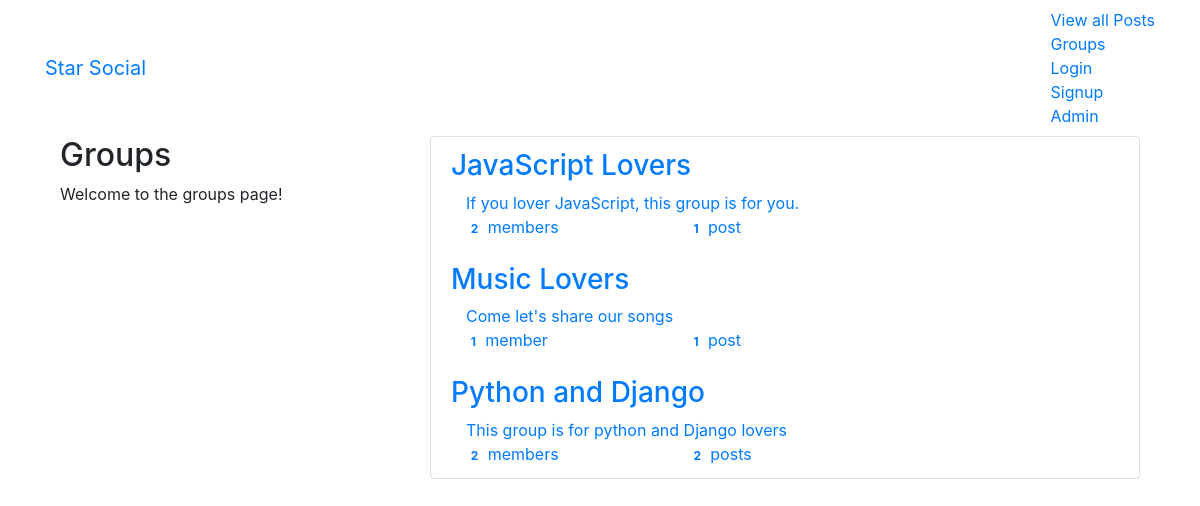
The app's page /groups/ with its own data.
### groups/models.py (models this page shows, shortened)
class Group(models.Model):
    name = models.CharField(max_length=255, unique=True)
    slug = models.SlugField(allow_unicode=True, unique=True)
    description = models.TextField(blank=True, default='')
    description_html = models.TextField(editable=False, default='', blank=True)
    members = models.ManyToManyField(User, through='GroupMember')
    class Meta:
        ordering = ['name']

### groups/views.py (the view)
# urls.py: path('', views.ListGroups.as_view(), name='all'),
class ListGroups(generic.ListView):
    model = Group

### groups/templates/groups/group_list.html (shortened to what this page needs)
{% extends 'groups/group_base.html' %}
{% block pregroup %}
    <div class='col-md-4'>
        <div class='content'>
            <h2>Groups</h2>
                <p>Welcome to the groups page!</p>
        </div>
    </div>
{% endblock %}
{% block group_content %}
    <div class="col-md-8">
        <div class="list-group">
            {% for group in object_list %}
                <a href="{% url 'groups:single' slug=group.slug %}" class="list-group-item">
                    <h3 class="title list_group-item-heading">{{ group.name }}</h3>
                    <div class="list-group-item-text container-fluid">
                        {{ group.description_html|safe }}
                        <div class="row">
                            <div class="col-md-4">
                                <span class="badge">{{ group.members.count }}</span>
                                member{{ group.members.count|pluralize }}
                            </div>
                            <div class="col-md-4">
                                <span class="badge">{{ group.posts.count }}</span>
                                post{{ group.posts.count|pluralize }}
                            </div>
                        </div>
                    </div>
                </a>
            {% endfor %}
        </div>
    </div>
{% endblock %}

### records on screen
Group: name "JavaScript Lovers", description_html "If you lover JavaScript, this group is for you.", members.count "2", posts.count "1"
Group: name "Music Lovers", description_html "Come let's share our songs", members.count "1", posts.count "1"
Group: name "Python and Django", description_html "This group is for python and Django lovers", members.count "2", posts.count "2"
